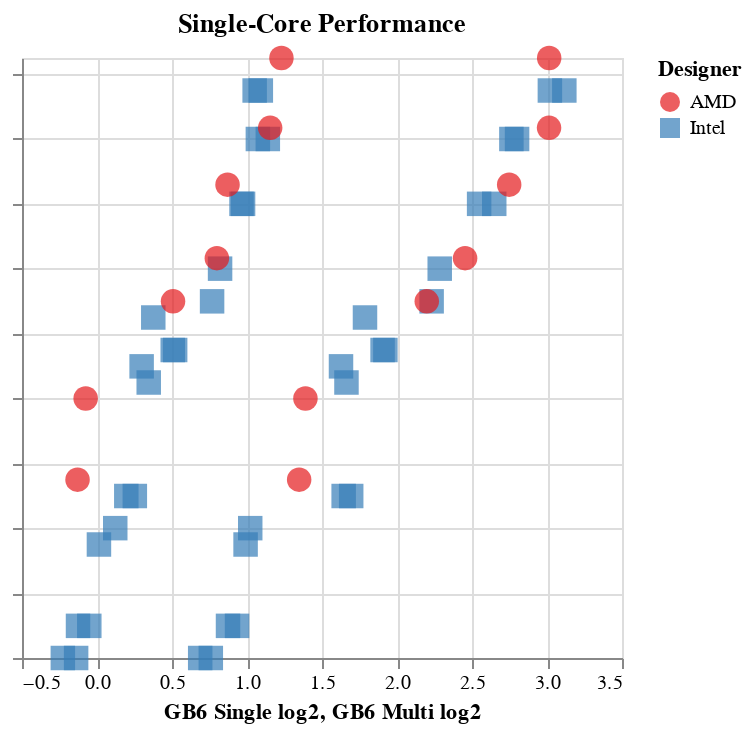

Source (notebook cell):
### Markdown cell above
Superimposed charts: works but needs better scaling

### Code cell
(chart_dsingle_log + chart_dmulti_log)

### Figure 1 — Vega-Lite specification as saved in the notebook (floating-point values rounded to 4 significant figures)
{"config": {"view": {"continuousWidth": 300, "continuousHeight": 300}}, "layer": [{"mark": {"type": "point", "filled": true, "size": 150, "strokeWidth": 5}, "encoding": {"color": {"condition": {"param": "highlight", "empty": true, "field": "Designer", "scale": {"scheme": "set1"}, "type": "nominal"}, "value": "lightgray"}, "order": {"value": 0, "condition": [{"param": "highlight", "value": 1, "empty": false}]}, "shape": {"field": "Designer", "type": "nominal"}, "tooltip": [{"field": "Name", "type": "nominal"}, {"field": "Architecture", "type": "nominal"}, {"field": "Launch date", "type": "temporal"}, {"field": "Win11", "type": "nominal"}], "x": {"field": "GB6 Single log2", "type": "quantitative"}, "y": {"field": "Launch date", "type": "temporal"}}, "name": "view_78", "title": "Single-Core Performance"}, {"mark": {"type": "point", "filled": true, "size": 150, "strokeWidth": 5}, "encoding": {"color": {"condition": {"param": "highlight", "empty": true, "field": "Designer", "scale": {"scheme": "set1"}, "type": "nominal"}, "value": "lightgray"}, "order": {"value": 0, "condition": [{"param": "highlight", "value": 1, "empty": false}]}, "shape": {"field": "Designer", "type": "nominal"}, "tooltip": [{"field": "Name", "type": "nominal"}, {"field": "Architecture", "type": "nominal"}, {"field": "Launch date", "type": "temporal"}, {"field": "Win11", "type": "nominal"}], "x": {"field": "GB6 Multi log2", "type": "quantitative"}, "y": {"axis": {"labels": false, "title": ""}, "field": "Launch date", "type": "temporal"}}, "title": "Multi-Core Performance"}], "data": {"name": "data-b467ff55ed5fad43ab2df86f3f3ea312"}, "params": [{"name": "highlight", "select": {"type": "point", "on": "pointerover"}, "views": ["view_78"]}], "$schema": "https://vega.github.io/schema/vega-lite/v5.20.1.json", "datasets": {"data-b467ff55ed5fad43ab2df86f3f3ea312": [{"Name": "Intel Core i5-5200U", "Designer": "Intel", "Launch date": "2015-01-01T00:00:00", "Cores": 2, "Age": 10.2, "Architecture": "Broadwell", "GB6 Single": 854.0, "GB6 Multi": 1611.0, "Win11": "No", "Product URL": "https://www.intel.com/content/www/us/en/products/sku/85212/intel-core-i55200u-processor-3m-cache-up-to-2-70-ghz/specifications.html", "GB6 Single log2": -0.2277, "GB6 Multi log2": 0.688}, {"Name": "Intel Core i5-5300U", "Designer": "Intel", "Launch date": "2015-01-01T00:00:00", "Cores": 2, "Age": 10.2, "Architecture": "Broadwell", "GB6 Single": 908.0, "GB6 Multi": 1692.0, "Win11": "No", "Product URL": "https://www.intel.com/content/www/us/en/products/sku/85213/intel-core-i55300u-processor-3m-cache-up-to-2-90-ghz/specifications.html", "GB6 Single log2": -0.1392, "GB6 Multi log2": 0.7587}, {"Name": "Intel Core i5-6200U", "Designer": "Intel", "Launch date": "2015-07-01T00:00:00", "Cores": 2, "Age": 9.7, "Architecture": "Skylake", "GB6 Single": 916.0, "GB6 Multi": 1832.0, "Win11": "No", "Product URL": "https://www.intel.com/content/www/us/en/products/sku/88193/intel-core-i56200u-processor-3m-cache-up-to-2-80-ghz/specifications.html", "GB6 Single log2": -0.1266, "GB6 Multi log2": 0.8734}, {"Name": "Intel Core i5-6300U", "Designer": "Intel", "Launch date": "2015-07-01T00:00:00", "Cores": 2, "Age": 9.7, "Architecture": "Skylake", "GB6 Single": 965.0, "GB6 Multi": 1910.0, "Win11": "No", "Product URL": "https://www.intel.com/content/www/us/en/products/sku/88190/intel-core-i56300u-processor-3m-cache-up-to-3-00-ghz/specifications.html", "GB6 Single log2": -0.0514, "GB6 Multi log2": 0.9336}, {"Name": "Intel Core i5-7200U", "Designer": "Intel", "Launch date": "2016-10-01T00:00:00", "Cores": 2, "Age": 8.5, "Architecture": "Kaby Lake", "GB6 Single": 1009.0, "GB6 Multi": 1987.0, "Win11": "No", "Product URL": "https://www.intel.com/content/www/us/en/products/sku/95443/intel-core-i57200u-processor-3m-cache-up-to-3-10-ghz/specifications.html", "GB6 Single log2": 0.01293, "GB6 Multi log2": 0.9906}, {"Name": "Intel Core i5-7300U", "Designer": "Intel", "Launch date": "2017-01-01T00:00:00", "Cores": 2, "Age": 8.2, "Architecture": "Kaby Lake", "GB6 Single": 1088.0, "GB6 Multi": 2030.0, "Win11": "No", "Product URL": "https://www.intel.com/content/www/us/en/products/sku/97472/intel-core-i57300u-processor-3m-cache-up-to-3-50-ghz/specifications.html", "GB6 Single log2": 0.1217, "GB6 Multi log2": 1.021}, {"Name": "Intel Core i5-8250U", "Designer": "Intel", "Launch date": "2017-07-01T00:00:00", "Cores": 4, "Age": 7.7, "Architecture": "Kaby Lake R", "GB6 Single": 1145.0, "GB6 Multi": 3126.0, "Win11": "Yes", "Product URL": "https://www.intel.com/content/www/us/en/products/sku/124967/intel-core-i58250u-processor-6m-cache-up-to-3-40-ghz/specifications.html", "GB6 Single log2": 0.1953, "GB6 Multi log2": 1.644}, {"Name": "Intel Core i5-8350U", "Designer": "Intel", "Launch date": "2017-07-01T00:00:00", "Cores": 4, "Age": 7.7, "Architecture": "Kaby Lake R", "GB6 Single": 1191.0, "GB6 Multi": 3237.0, "Win11": "Yes", "Product URL": "https://www.intel.com/content/www/us/en/products/sku/124969/intel-core-i58350u-processor-6m-cache-up-to-3-60-ghz/specifications.html", "GB6 Single log2": 0.2522, "GB6 Multi log2": 1.695}, {"Name": "Intel Core i5-8365U", "Designer": "Intel", "Launch date": "2019-04-01T00:00:00", "Cores": 4, "Age": 6.0, "Architecture": "Whiskey Lake", "GB6 Single": 1270.0, "GB6 Multi": 3167.0, "Win11": "Yes", "Product URL": "https://www.intel.com/content/www/us/en/products/sku/193555/intel-core-i58365u-processor-6m-cache-up-to-4-10-ghz/specifications.html", "GB6 Single log2": 0.3448, "GB6 Multi log2": 1.663}, {"Name": "Intel Core i5-10210U", "Designer": "Intel", "Launch date": "2019-07-01T00:00:00", "Cores": 4, "Age": 5.7, "Architecture": "Comet Lake", "GB6 Single": 1229.0, "GB6 Multi": 3088.0, "Win11": "Yes", "Product URL": "https://www.intel.com/content/www/us/en/products/sku/195436/intel-core-i510210u-processor-6m-cache-up-to-4-20-ghz/specifications.html", "GB6 Single log2": 0.2975, "GB6 Multi log2": 1.627}, {"Name": "Intel Core i5-10310U", "Designer": "Intel", "Launch date": "2020-04-01T00:00:00", "Cores": 4, "Age": 5.0, "Architecture": "Comet Lake", "GB6 Single": 1297.0, "GB6 Multi": 3450.0, "Win11": "Yes", "Product URL": "https://www.intel.com/content/www/us/en/products/sku/201892/intel-core-i510310u-processor-6m-cache-up-to-4-40-ghz/specifications.html", "GB6 Single log2": 0.3752, "GB6 Multi log2": 1.787}, {"Name": "Intel Core i5-1035G4", "Designer": "Intel", "Launch date": "2019-10-01T00:00:00", "Cores": 4, "Age": 5.5, "Architecture": "Ice Lake", "GB6 Single": 1435.0, "GB6 Multi": 3742.0, "Win11": "Yes", "Product URL": "https://www.intel.com/content/www/us/en/products/sku/196591/intel-core-i51035g4-processor-6m-cache-up-to-3-70-ghz/specifications.html", "GB6 Single log2": 0.5211, "GB6 Multi log2": 1.904}, {"Name": "Intel Core i5-1035G7", "Designer": "Intel", "Launch date": "2019-10-01T00:00:00", "Cores": 4, "Age": 5.5, "Architecture": "Ice Lake", "GB6 Single": 1419.0, "GB6 Multi": 3791.0, "Win11": "Yes", "Product URL": "https://www.intel.com/content/www/us/en/products/sku/196592/intel-core-i51035g7-processor-6m-cache-up-to-3-70-ghz/specifications.html", "GB6 Single log2": 0.5049, "GB6 Multi log2": 1.923}, {"Name": "Intel Core i5-1135G7", "Designer": "Intel", "Launch date": "2020-07-01T00:00:00", "Cores": 4, "Age": 4.7, "Architecture": "Tiger Lake", "GB6 Single": 1702.0, "GB6 Multi": 4694.0, "Win11": "Yes", "Product URL": "https://www.intel.com/content/www/us/en/products/sku/208922/intel-core-i51135g7-processor-8m-cache-up-to-4-20-ghz-with-ipu/specifications.html", "GB6 Single log2": 0.7672, "GB6 Multi log2": 2.231}, {"Name": "Intel Core i5-1145G7", "Designer": "Intel", "Launch date": "2021-01-01T00:00:00", "Cores": 4, "Age": 4.2, "Architecture": "Tiger Lake", "GB6 Single": 1766.0, "GB6 Multi": 4873.0, "Win11": "Yes", "Product URL": "https://www.intel.com/content/www/us/en/products/sku/208660/intel-core-i51145g7-processor-8m-cache-up-to-4-40-ghz-with-ipu/specifications.html", "GB6 Single log2": 0.8205, "GB6 Multi log2": 2.285}, {"Name": "Intel Core i5-1235U", "Designer": "Intel", "Launch date": "2022-01-01T00:00:00", "Cores": 10, "Age": 3.2, "Architecture": "Alder Lake", "GB6 Single": 1950.0, "GB6 Multi": 5846.0, "Win11": "Yes", "Product URL": "https://www.intel.com/content/www/us/en/products/sku/226261/intel-core-i51235u-processor-12m-cache-up-to-4-40-ghz/specifications.html?wapkw=intel%20core%20i5-1235u", "GB6 Single log2": 0.9635, "GB6 Multi log2": 2.547}, {"Name": "Intel Core i5-1245U", "Designer": "Intel", "Launch date": "2022-01-01T00:00:00", "Cores": 10, "Age": 3.2, "Architecture": "Alder Lake", "GB6 Single": 1964.0, "GB6 Multi": 6269.0, "Win11": "Yes", "Product URL": "https://www.intel.com/content/www/us/en/products/sku/226260/intel-core-i51245u-processor-12m-cache-up-to-4-40-ghz/specifications.html", "GB6 Single log2": 0.9738, "GB6 Multi log2": 2.648}, {"Name": "Intel Core i5-1335U", "Designer": "Intel", "Launch date": "2023-01-01T00:00:00", "Cores": 10, "Age": 2.2, "Architecture": "Raptor Lake", "GB6 Single": 2103.0, "GB6 Multi": 6786.0, "Win11": "Yes", "Product URL": "https://www.intel.com/content/www/us/en/products/sku/232153/intel-core-i51335u-processor-12m-cache-up-to-4-60-ghz/specifications.html", "GB6 Single log2": 1.072, "GB6 Multi log2": 2.763}, {"Name": "Intel Core i5-1345U", "Designer": "Intel", "Launch date": "2023-01-01T00:00:00", "Cores": 10, "Age": 2.2, "Architecture": "Raptor Lake", "GB6 Single": 2202.0, "GB6 Multi": 6967.0, "Win11": "Yes", "Product URL": "https://www.intel.com/content/www/us/en/products/sku/232127/intel-core-i51345u-processor-12m-cache-up-to-4-70-ghz/specifications.html?wapkw=i5-1345U", "GB6 Single log2": 1.139, "GB6 Multi log2": 2.801}, {"Name": "Intel Core Ultra 5 125U", "Designer": "Intel", "Launch date": "2023-10-01T00:00:00", "Cores": 12, "Age": 1.5, "Architecture": "Metor Lake", "GB6 Single": 2072.0, "GB6 Multi": 8107.0, "Win11": "Yes", "Product URL": "https://www.intel.com/content/www/us/en/products/sku/237330/intel-core-ultra-5-processor-125u-12m-cache-up-to-4-30-ghz/specifications.html?wapkw=Intel%20Core%20Ultra%205%20125U", "GB6 Single log2": 1.051, "GB6 Multi log2": 3.019}, {"Name": "Intel Core Ultra 5 135U", "Designer": "Intel", "Launch date": "2023-10-01T00:00:00", "Cores": 12, "Age": 1.5, "Architecture": "Metor Lake", "GB6 Single": 2132.0, "GB6 Multi": 8667.0, "Win11": "Yes", "Product URL": "https://www.intel.com/content/www/us/en/products/sku/237328/intel-core-ultra-5-processor-135u-12m-cache-up-to-4-40-ghz/specifications.html?wapkw=Intel%20Core%20Ultra%205%20135U", "GB6 Single log2": 1.092, "GB6 Multi log2": 3.116}, {"Name": "AMD Ryzen 7 PRO 2700U", "Designer": "AMD", "Launch date": "2017-10-01T00:00:00", "Cores": 4, "Age": 7.5, "Architecture": "Raven Ridge", "GB6 Single": 914.0, "GB6 Multi": 2545.0, "Win11": "Yes", "Product URL": "https://www.amd.com/en/support/downloads/drivers.html/processors/ryzen/ryzen-2000-series/amd-ryzen-7-2700u.html", "GB6 Single log2": -0.1297, "GB6 Multi log2": 1.348}, {"Name": "AMD Ryzen 5 PRO 3500U", "Designer": "AMD", "Launch date": "2019-01-01T00:00:00", "Cores": 4, "Age": 6.2, "Architecture": "Picasso", "GB6 Single": 949.0, "GB6 Multi": 2620.0, "Win11": "Yes", "Product URL": "https://www.amd.com/en/support/downloads/drivers.html/processors/ryzen/ryzen-3000-series/amd-ryzen-5-3500u.html", "GB6 Single log2": -0.07552, "GB6 Multi log2": 1.39}, {"Name": "AMD Ryzen 5 PRO 4650U", "Designer": "AMD", "Launch date": "2020-07-01T00:00:00", "Cores": 6, "Age": 4.7, "Architecture": "Renoir", "GB6 Single": 1421.0, "GB6 Multi": 4590.0, "Win11": "Yes", "Product URL": "https://www.amd.com/en/support/downloads/drivers.html/processors/ryzen-pro/ryzen-pro-4000-series/amd-ryzen-5-pro-4650u.html", "GB6 Single log2": 0.5069, "GB6 Multi log2": 2.198}, {"Name": "AMD Ryzen 5 PRO 5650U", "Designer": "AMD", "Launch date": "2021-03-01T00:00:00", "Cores": 6, "Age": 4.1, "Architecture": "Cezanne", "GB6 Single": 1740.0, "GB6 Multi": 5479.0, "Win11": "Yes", "Product URL": "https://www.amd.com/en/support/downloads/drivers.html/processors/ryzen-pro/ryzen-pro-5000-series/amd-ryzen-5-pro-5650u.html", "GB6 Single log2": 0.7991, "GB6 Multi log2": 2.454}, {"Name": "AMD Ryzen 5 PRO 6650U", "Designer": "AMD", "Launch date": "2022-04-19T00:00:00", "Cores": 6, "Age": 2.9, "Architecture": "Rembrandt", "GB6 Single": 1828.0, "GB6 Multi": 6717.0, "Win11": "Yes", "Product URL": "https://www.amd.com/en/support/downloads/drivers.html/processors/ryzen-pro/ryzen-pro-6000-series/amd-ryzen-5-pro-6650u.html", "GB6 Single log2": 0.8703, "GB6 Multi log2": 2.748}, {"Name": "AMD Ryzen 5 PRO 7540U", "Designer": "AMD", "Launch date": "2023-03-05T00:00:00", "Cores": 6, "Age": 2.1, "Architecture": "Phoenix", "GB6 Single": 2226.0, "GB6 Multi": 8076.0, "Win11": "Yes", "Product URL": "https://www.amd.com/en/products/processors/laptop/ryzen/7000-series/amd-ryzen-5-7540u.html", "GB6 Single log2": 1.154, "GB6 Multi log2": 3.014}, {"Name": "AMD Ryzen 5 PRO 8540U", "Designer": "AMD", "Launch date": "2024-04-01T00:00:00", "Cores": 6, "Age": 1.0, "Architecture": "Hawk Point", "GB6 Single": 2345.0, "GB6 Multi": 8081.0, "Win11": "Yes", "Product URL": "https://www.amd.com/en/products/processors/laptop/ryzen-pro/8000-series/amd-ryzen-5-pro-8540u.html", "GB6 Single log2": 1.23, "GB6 Multi log2": 3.015}]}}
